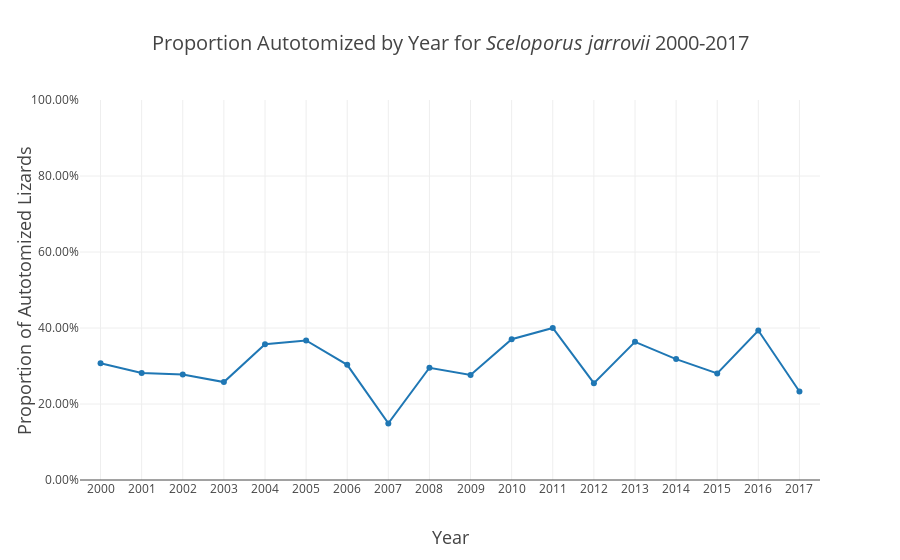

Source (notebook cell):
### Code cell
Sjarrovii = go.Scatter(x = populationSize_aut.loc[(populationSize_aut.propAutotomized.notna())].year
           , y = populationSize_aut.loc[(populationSize_aut.propAutotomized.notna())].propAutotomized
          ,name = 'Autotomized <i>S. jarrovii</i>')



data = [Sjarrovii]
layout = go.Layout(
    title = 'Proportion Autotomized by Year for <i>Sceloporus jarrovii</i> 2000-2017',
    titlefont = dict(
        size = 20),
    xaxis = dict(
        dtick = 1,
        title = 'Year',
        titlefont = dict(
            size = 18),
        range = [1999.5,2017.5]),
    yaxis = dict(
        tickformat=".2%",
        title = 'Proportion of Autotomized Lizards',
        titlefont = dict(
            size = 18),
    range=[0,1])
)
fig = go.Figure(
        data = data,
        layout = layout)
iplot(fig, filename = 'Proportion Autotomized by Year for Sceloporus jarrovii 2000-2017.html')
plot(fig, filename = 'Proportion Autotomized by Year for Sceloporus jarrovii 2000-2017.html')

### Figure 1 — Plotly figure (JSON) as saved in the notebook; plotly's stock layout.template omitted (floating-point values rounded to 4 significant figures)
{"data": [{"name": "Autotomized <i>S. jarrovii</i>", "type": "scatter", "uid": "6861f774-aa82-11e9-9799-90324b8dd25e", "x": [2000, 2001, 2002, 2003, 2004, 2005, 2006, 2007, 2008, 2009, 2010, 2011, 2012, 2013, 2014, 2015, 2016, 2017], "y": [0.3072, 0.2815, 0.2773, 0.2577, 0.3571, 0.3671, 0.303, 0.1489, 0.2955, 0.2762, 0.3704, 0.4, 0.2549, 0.3636, 0.3182, 0.2805, 0.3934, 0.2329]}], "layout": {"title": "Proportion Autotomized by Year for <i>Sceloporus jarrovii</i> 2000-2017", "titlefont": {"size": 20}, "xaxis": {"dtick": 1, "range": [2000.0, 2018.0], "title": "Year", "titlefont": {"size": 18}}, "yaxis": {"range": [0, 1], "tickformat": ".2%", "title": "Proportion of Autotomized Lizards", "titlefont": {"size": 18}}}}
